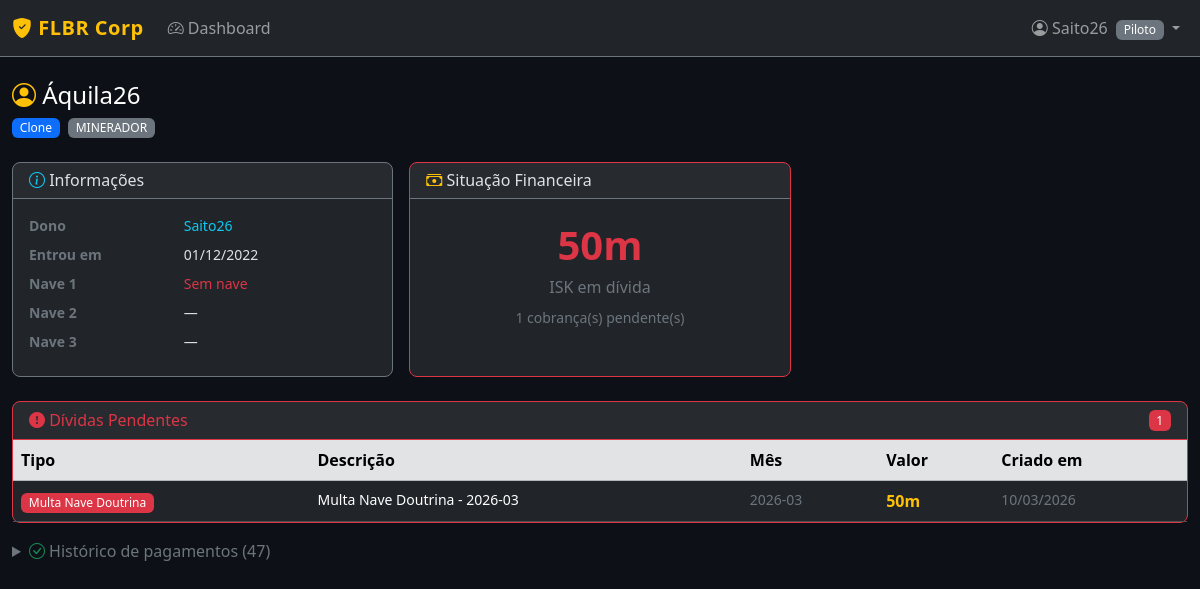
The app's page /players/132 (signed in) with its own data.
### models.py (models this page shows, shortened)
class Player(UserMixin, db.Model):
    __tablename__ = 'players'
    id = db.Column(db.Integer, primary_key=True)
    name = db.Column(db.String(100), unique=True, nullable=False)
    category = db.Column(db.String(50), nullable=False)  # Novato, Clone, Piloto, Elite, Ministro, CEO, Contador, Administrador, Industrial
    occupation = db.Column(db.String(50))  # MINERADOR, PVE, PVP, ROLO
    account_owner = db.Column(db.String(100))  # nome real do dono
    parent_player_id = db.Column(db.Integer, db.ForeignKey('players.id'), nullable=True)
    doctrine_ship_1 = db.Column(db.String(100))
    doctrine_ship_2 = db.Column(db.String(100))
    doctrine_ship_3 = db.Column(db.String(100))
    has_outpost = db.Column(db.Boolean, default=False)
    join_date = db.Column(db.Date, default=date.today)
    password_hash = db.Column(db.String(256))
    active = db.Column(db.Boolean, default=True)
    created_at = db.Column(db.DateTime, default=datetime.utcnow)
    clones = db.relationship('Player', backref=db.backref('parent', remote_side=[id]),
                             foreign_keys=[parent_player_id])
    debts = db.relationship('Debt', backref='player', lazy='dynamic',
                            foreign_keys='Debt.player_id')
    attendances = db.relationship('EventAttendance', backref='player', lazy='dynamic')
    @property
    def is_novato(self):
        return self.category == 'Novato'
    @property
    def is_admin(self):
        return self.category in ADMIN_ROLES
    @property
    def can_view_all(self):
        return self.category in VIEW_ALL_ROLES
    @property
    def novato_over_limit(self):
        if not self.is_novato:
            return False
        delta = date.today() - self.join_date
        return delta.days > 90
    def get_accessible_player_ids(self):
        ids = {self.id}
        for clone in self.clones:
            if clone.active:
                ids.add(clone.id)
        owned = Player.query.filter(
            Player.account_owner == self.name,
            Player.active == True
        ).all()
        for p in owned:
            ids.add(p.id)
        return list(ids)
    def get_managed_accounts(self):
        all_ids = self.get_accessible_player_ids()
        return Player.query.filter(
            Player.id.in_(all_ids),
            Player.id != self.id,
            Player.active == True
        ).order_by(Player.name).all()

class Debt(db.Model):
    __tablename__ = 'debts'
    id = db.Column(db.Integer, primary_key=True)
    player_id = db.Column(db.Integer, db.ForeignKey('players.id'), nullable=False)
    debt_type = db.Column(db.String(30), nullable=False)  # srp, outpost, mining_fine, pvp_fine, doctrine_fine
    amount = db.Column(db.Float, nullable=False)  # TRAVADO na criação
    description = db.Column(db.String(255))
    reference_id = db.Column(db.Integer)  # event_id para multas de evento
    month = db.Column(db.String(7))  # 'YYYY-MM' para cobranças mensais
    paid = db.Column(db.Boolean, default=False)
    paid_at = db.Column(db.DateTime)
    created_at = db.Column(db.DateTime, default=datetime.utcnow)
    LABELS = {
        'srp': 'SRP',
        'outpost': 'Outpost',
        'mining_fine': 'Multa Mineração',
        'pvp_fine': 'Multa PVP',
        'doctrine_fine': 'Multa Nave Doutrina',
    }
    @property
    def label(self):
        return self.LABELS.get(self.debt_type, self.debt_type)

### routes/players.py (the view)
@players_bp.route('/<int:player_id>')
@login_required
def detail(player_id):
    player = Player.query.get_or_404(player_id)
    if not current_user.can_view_all:
        allowed = current_user.get_accessible_player_ids()
        if player_id not in allowed:
            abort(403)
    debts = Debt.query.filter_by(player_id=player_id).order_by(
        Debt.paid.asc(), Debt.created_at.desc()
    ).all()
    unpaid_debts = [d for d in debts if not d.paid]
    paid_debts = [d for d in debts if d.paid]
    total_unpaid = sum(d.amount for d in unpaid_debts)
    managed_accounts = player.get_managed_accounts()
    owner_player = None
    if player.account_owner:
        owner_player = Player.query.filter_by(name=player.account_owner, active=True).first()
    is_own_profile = (current_user.id == player_id)
    viewer_has_managed = bool(current_user.get_managed_accounts())
    return render_template('players/detail.html',
                           player=player,
                           unpaid_debts=unpaid_debts,
                           paid_debts=paid_debts,
                           total_unpaid=total_unpaid,
                           managed_accounts=managed_accounts,
                           owner_player=owner_player,
                           is_admin=current_user.is_admin,
                           is_own_profile=is_own_profile,
                           viewer_has_managed=viewer_has_managed)

### templates/players/detail.html (shortened to what this page needs)
{% extends 'base.html' %}
{% block content %}
<div class="d-flex justify-content-between align-items-start mb-4 flex-wrap gap-2">
    <div>
        <h4 class="mb-1 text-white">
            <i class="bi bi-person-circle text-warning"></i> {{ player.name }}
        </h4>
        <span class="badge bg-primary me-1">{{ player.category }}</span>
        <span class="badge bg-secondary me-1">{{ player.occupation or 'Sem ocupação' }}</span>
    </div>
</div>
<div class="row g-3 mb-4">
    <div class="col-md-4">
        <div class="card bg-dark border-secondary h-100">
            <div class="card-header border-secondary">
                <h6 class="mb-0"><i class="bi bi-info-circle text-info"></i> Informações</h6>
            </div>
            <div class="card-body">
                <dl class="row mb-0 small">
                    <dt class="col-5 text-secondary">Dono</dt>
                    <dd class="col-7">
                        {% if player.account_owner and owner_player %}
                        <a href="{{ url_for('players.detail', player_id=owner_player.id) }}" class="text-info text-decoration-none">
                            {{ player.account_owner }}
                        </a>
                        {% else %}
                        {{ player.account_owner or '—' }}
                        {% endif %}
                    </dd>
                    <dt class="col-5 text-secondary">Entrou em</dt>
                    <dd class="col-7">{{ player.join_date.strftime('%d/%m/%Y') }}</dd>
                    <dt class="col-5 text-secondary">Nave 1</dt>
                    <dd class="col-7">{{ player.doctrine_ship_1 or '<span class="text-danger">Sem nave</span>'|safe }}</dd>
                    <dt class="col-5 text-secondary">Nave 2</dt>
                    <dd class="col-7">{{ player.doctrine_ship_2 or '—' }}</dd>
                    <dt class="col-5 text-secondary">Nave 3</dt>
                    <dd class="col-7">{{ player.doctrine_ship_3 or '—' }}</dd>
                </dl>
            </div>
        </div>
    </div>
    <div class="col-md-4">
        <div class="card bg-dark border-{% if total_unpaid > 0 %}danger{% else %}success{% endif %} h-100">
            <div class="card-header border-secondary">
                <h6 class="mb-0"><i class="bi bi-cash-stack text-warning"></i> Situação Financeira</h6>
            </div>
            <div class="card-body text-center">
                {% if total_unpaid > 0 %}
                <div class="fs-1 fw-bold text-danger">{{ "%.0f"|format(total_unpaid) }}m</div>
                <div class="text-secondary">ISK em dívida</div>
                <div class="mt-2 text-secondary small">
                    {{ unpaid_debts|length }} cobrança(s) pendente(s)
                </div>
                {% else %}
                <div class="fs-1 fw-bold text-success"><i class="bi bi-check-circle-fill"></i></div>
                <div class="text-success">Em dia!</div>
                {% endif %}
            </div>
        </div>
    </div>
</div>
{% if unpaid_debts %}
<div class="card bg-dark border-danger mb-3">
    <div class="card-header border-danger d-flex justify-content-between align-items-center">
        <h6 class="mb-0 text-danger"><i class="bi bi-exclamation-circle-fill"></i> Dívidas Pendentes</h6>
        <span class="badge bg-danger">{{ unpaid_debts|length }}</span>
    </div>
    <div class="card-body p-0">
        <div class="table-responsive">
            <table class="table table-dark table-hover mb-0">
                <thead class="table-secondary">
                    <tr>
                        <th>Tipo</th>
                        <th>Descrição</th>
                        <th>Mês</th>
                        <th>Valor</th>
                        <th>Criado em</th>
                    </tr>
                </thead>
                <tbody>
                {% for debt in unpaid_debts %}
                <tr>
                    <td>
                        <span class="badge
                            {% if debt.debt_type == 'srp' %}bg-primary
                            {% elif debt.debt_type == 'outpost' %}bg-info
                            {% elif debt.debt_type in ['mining_fine','pvp_fine','doctrine_fine'] %}bg-danger
                            {% else %}bg-secondary{% endif %}">
                            {{ debt.label }}
                        </span>
                    </td>
                    <td class="small">{{ debt.description or '—' }}</td>
                    <td class="small text-secondary">{{ debt.month or '—' }}</td>
                    <td class="text-warning fw-bold">{{ "%.0f"|format(debt.amount) }}m</td>
                    <td class="small text-secondary">{{ debt.created_at.strftime('%d/%m/%Y') }}</td>
                </tr>
                {% endfor %}
                </tbody>
            </table>
        </div>
    </div>
</div>
{% endif %}
{% if paid_debts %}
<details class="mb-3">
    <summary class="text-secondary mb-2" style="cursor:pointer">
        <i class="bi bi-check-circle text-success"></i> Histórico de pagamentos ({{ paid_debts|length }})
    </summary>
</details>
{% endif %}
{% endblock %}

### templates/base.html (shortened to what this page needs)
<!DOCTYPE html>
<html lang="pt-BR" data-bs-theme="dark">
<head>
    <link href="https://cdn.jsdelivr.net/npm/bootstrap@5.3.3/dist/css/bootstrap.min.css" rel="stylesheet">
    <link href="https://cdn.jsdelivr.net/npm/bootstrap-icons@1.11.3/font/bootstrap-icons.min.css" rel="stylesheet">
    <link href="{{ url_for('static', filename='css/style.css') }}" rel="stylesheet">
</head>
<body>
{% if current_user.is_authenticated %}
<nav class="navbar navbar-expand-lg navbar-dark bg-dark border-bottom border-secondary">
    <div class="container-fluid">
        <a class="navbar-brand fw-bold text-warning" href="{{ url_for('dashboard.index') }}">
            <i class="bi bi-shield-fill-check"></i> FLBR Corp
        </a>
        <div class="collapse navbar-collapse" id="navMenu">
            <ul class="navbar-nav me-auto">
                <li class="nav-item">
                    <a class="nav-link {% if request.endpoint and request.endpoint.startswith('dashboard') %}active{% endif %}"
                       href="{{ url_for('dashboard.index') }}">
                        <i class="bi bi-speedometer2"></i> Dashboard
                    </a>
                </li>
            </ul>
            <ul class="navbar-nav">
                <li class="nav-item dropdown">
                    <a class="nav-link dropdown-toggle" href="#" data-bs-toggle="dropdown">
                        <i class="bi bi-person-circle"></i> {{ current_user.name }}
                        <span class="badge bg-secondary ms-1">{{ current_user.category }}</span>
                    </a>
                </li>
            </ul>
        </div>
    </div>
</nav>
{% endif %}
<div class="container-fluid py-4">
    {% block content %}{% endblock %}
</div>
</body>
</html>

### static/css/style.css (style rules this page uses)
body { background-color: #0d1117; color: #c9d1d9; }
.card { border-radius: 8px; }
.navbar-brand { font-size: 1.25rem; letter-spacing: 0.5px; }
.table-dark { --bs-table-bg: transparent; }
.badge { font-weight: 500; }

### records on screen
Player: name "Saito26", category "Piloto"
Player: name "Áquila26", category "Clone", occupation "MINERADOR", account_owner "Saito26", join_date "01/12/2022", doctrine_ship_1 "Sem nave", doctrine_ship_2 "—", doctrine_ship_3 "—"
Debt: label "Multa Nave Doutrina", description "Multa Nave Doutrina - 2026-03", month "2026-03", amount "50", created_at "10/03/2026"

### other values on screen
{{ "%.0f"|format(total_unpaid) }} "50"
{{ unpaid_debts|length }} "1"
{{ paid_debts|length }} "47"
